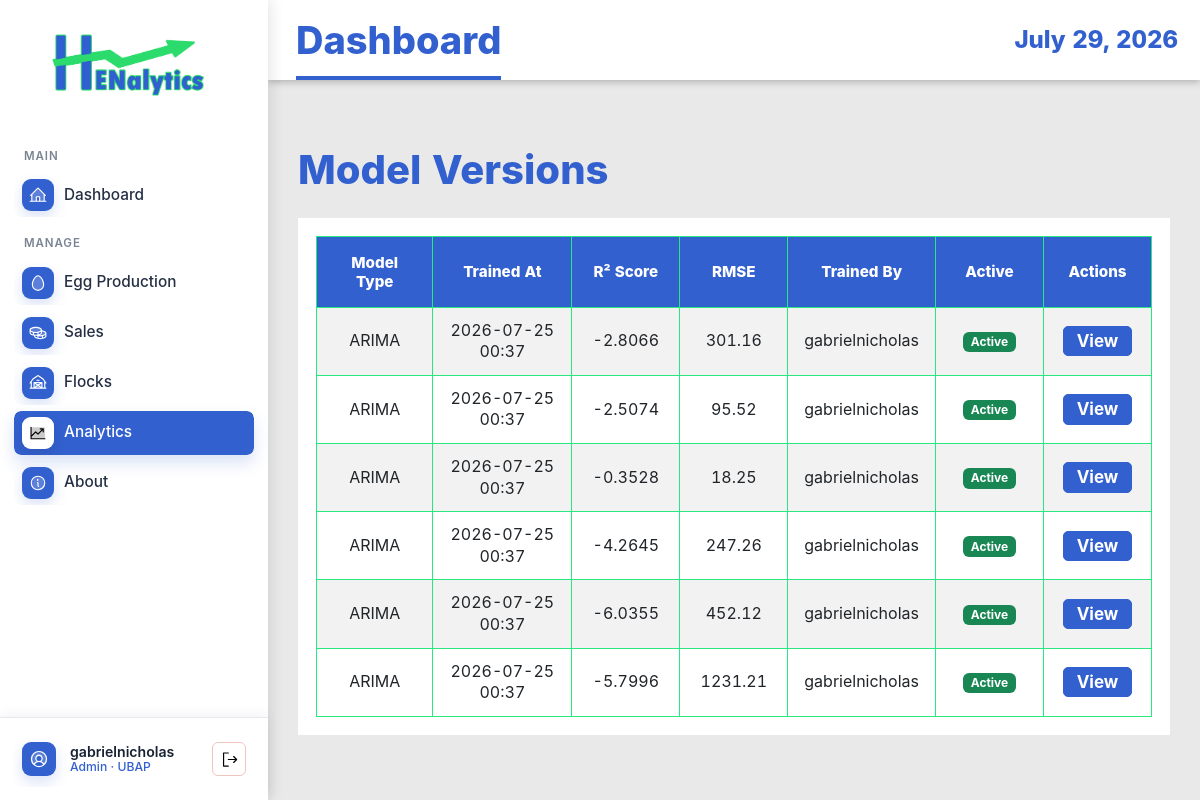
The app's page /model-versions/ (signed in), older data.
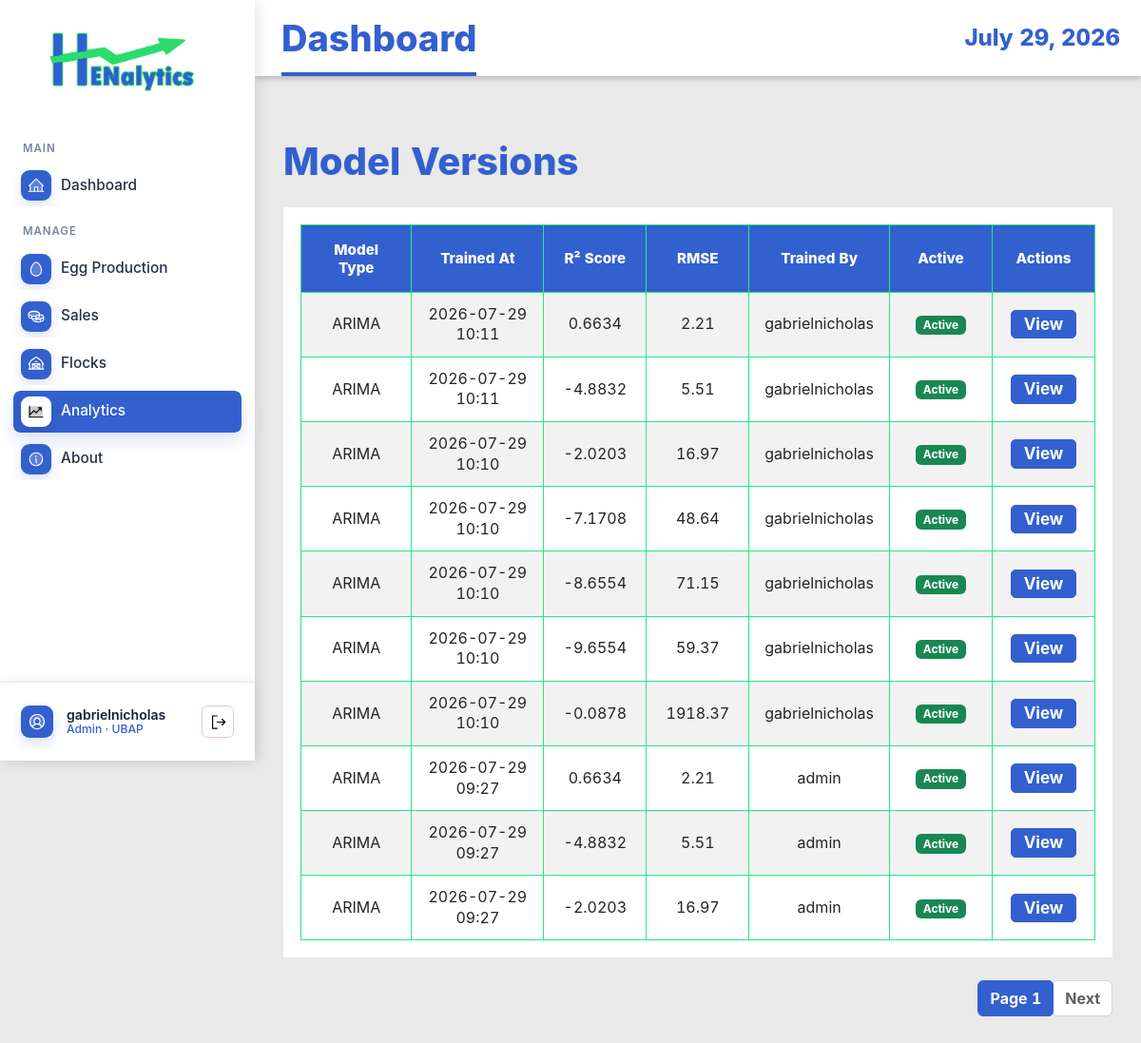
The same page, newer data.
### EggProduction/models.py (models this page shows, shortened)
class ModelVersion(models.Model):
    MODEL_TYPE_CHOICES = (
        ('arima', 'ARIMA'),
        ('mlr', 'Multiple Linear Regression'),
        ('hybrid', 'Hybrid Model'),
        ('lstm', 'LSTM Neural Network'),
    )
    model_type = models.CharField(max_length=20, choices=MODEL_TYPE_CHOICES)
    trained_at = models.DateTimeField(auto_now_add=True)
    triggered_by = models.ForeignKey(User, on_delete=models.SET_NULL, null=True)
    r2_score = models.DecimalField(max_digits=5, decimal_places=4, null=True, blank=True)
    rmse = models.DecimalField(max_digits=10, decimal_places=2, null=True, blank=True)
    aic_score = models.DecimalField(max_digits=15, decimal_places=2, null=True, blank=True)
    arima_order = models.CharField(max_length=20, null=True, blank=True, help_text="Format: (p,d,q)")
    pkl_path = models.CharField(max_length=255, null=True, blank=True)
    is_active = models.BooleanField(default=True)
    training_rows = models.IntegerField(null=True, blank=True)
    created_at = models.DateTimeField(auto_now_add=True)
    class Meta:
        ordering = ['-trained_at']
        verbose_name_plural = "Model Versions"

### EggProduction/views.py (the view)
# urls.py: path('model-versions/', views.ModelVersionListView.as_view(), name='model-version-list'),
class ModelVersionListView(ManagerAccessMixin, ListView):
    model = ModelVersion
    template_name = 'egg_production/model_version_list.html'
    context_object_name = 'models'
    paginate_by = 10
    ordering = ['-trained_at']

### EggProduction/views.py (called while the page is built)
    def test_func(self):
        user = self.request.user
        try:
            profile = UserProfile.objects.get(user=user)
            return profile.role in ['admin', 'manager']
        except UserProfile.DoesNotExist:
            return user.is_superuser

### EggProduction/templates/egg_production/model_version_list.html (shortened to what this page needs)
{% extends 'base.html' %}
{% load static %}
{% block content %}
<div class="container mt-4">
    <h1 class="mb-4">Model Versions</h1>
    {% if models %}
    <div class="table-responsive">
        <table class="table table-striped table-hover">
            <thead class="table-dark">
                <tr>
                    <th>Model Type</th>
                    <th>Trained At</th>
                    <th>R² Score</th>
                    <th>RMSE</th>
                    <th>Trained By</th>
                    <th>Active</th>
                    <th>Actions</th>
                </tr>
            </thead>
            <tbody>
                {% for model in models %}
                <tr>
                    <td>{{ model.get_model_type_display }}</td>
                    <td>{{ model.trained_at|date:"Y-m-d H:i" }}</td>
                    <td>{{ model.r2_score|default:"N/A" }}</td>
                    <td>{{ model.rmse|default:"N/A" }}</td>
                    <td>{{ model.triggered_by.get_full_name|default:model.triggered_by.username }}</td>
                    <td>
                        {% if model.is_active %}
                        <span class="badge bg-success">Active</span>
                        {% else %}
                        <span class="badge bg-secondary">Inactive</span>
                        {% endif %}
                    </td>
                    <td>
                        <a href="{% url 'eggproduction:model-version-detail' model.pk %}"
                            class="btn btn-sm btn-info">View</a>
                    </td>
                </tr>
                {% endfor %}
            </tbody>
        </table>
    </div>
    {% if is_paginated %}
    <nav aria-label="Page navigation">
        <ul class="pagination justify-content-center">
            <li class="page-item active"><a class="page-link" href="#">Page {{ page_obj.number }}</a></li>
            {% if page_obj.has_next %}
            <li class="page-item"><a class="page-link" href="?page={{ page_obj.next_page_number }}">Next</a></li>
            {% endif %}
        </ul>
    </nav>
    {% endif %}
    {% else %}
    <div class="alert alert-info">No models available.</div>
    {% endif %}
</div>
{% endblock %}

Row changes from the older to the newer data that the page shows:
no longer on this page (row unchanged): ModelVersion: model_type "ARIMA", trained_at "2026-07-25 00:37", r2_score "-2.8066", rmse "301.16", triggered_by.get_full_name "gabrielnicholas", is_active "Active"
no longer on this page (row unchanged): ModelVersion: model_type "ARIMA", trained_at "2026-07-25 00:37", r2_score "-2.5074", rmse "95.52", triggered_by.get_full_name "gabrielnicholas", is_active "Active"
no longer on this page (row unchanged): ModelVersion: model_type "ARIMA", trained_at "2026-07-25 00:37", r2_score "-0.3528", rmse "18.25", triggered_by.get_full_name "gabrielnicholas", is_active "Active"
no longer on this page (row unchanged): ModelVersion: model_type "ARIMA", trained_at "2026-07-25 00:37", r2_score "-4.2645", rmse "247.26", triggered_by.get_full_name "gabrielnicholas", is_active "Active"
no longer on this page (row unchanged): ModelVersion: model_type "ARIMA", trained_at "2026-07-25 00:37", r2_score "-6.0355", rmse "452.12", triggered_by.get_full_name "gabrielnicholas", is_active "Active"
no longer on this page (row unchanged): ModelVersion: model_type "ARIMA", trained_at "2026-07-25 00:37", r2_score "-5.7996", rmse "1231.21", triggered_by.get_full_name "gabrielnicholas", is_active "Active"
added ModelVersion: model_type "ARIMA", trained_at "2026-07-29 10:11", r2_score "0.6634", rmse "2.21", triggered_by.get_full_name "gabrielnicholas", is_active "Active"
added ModelVersion: model_type "ARIMA", trained_at "2026-07-29 10:11", r2_score "-4.8832", rmse "5.51", triggered_by.get_full_name "gabrielnicholas", is_active "Active"
added ModelVersion: model_type "ARIMA", trained_at "2026-07-29 10:10", r2_score "-2.0203", rmse "16.97", triggered_by.get_full_name "gabrielnicholas", is_active "Active"
added ModelVersion: model_type "ARIMA", trained_at "2026-07-29 10:10", r2_score "-7.1708", rmse "48.64", triggered_by.get_full_name "gabrielnicholas", is_active "Active"
added ModelVersion: model_type "ARIMA", trained_at "2026-07-29 10:10", r2_score "-8.6554", rmse "71.15", triggered_by.get_full_name "gabrielnicholas", is_active "Active"
added ModelVersion: model_type "ARIMA", trained_at "2026-07-29 10:10", r2_score "-9.6554", rmse "59.37", triggered_by.get_full_name "gabrielnicholas", is_active "Active"
added ModelVersion: model_type "ARIMA", trained_at "2026-07-29 10:10", r2_score "-0.0878", rmse "1918.37", triggered_by.get_full_name "gabrielnicholas", is_active "Active"
added ModelVersion: model_type "ARIMA", trained_at "2026-07-29 09:27", r2_score "0.6634", rmse "2.21", triggered_by.get_full_name "admin", is_active "Active"
added ModelVersion: model_type "ARIMA", trained_at "2026-07-29 09:27", r2_score "-4.8832", rmse "5.51", triggered_by.get_full_name "admin", is_active "Active"
added ModelVersion: model_type "ARIMA", trained_at "2026-07-29 09:27", r2_score "-2.0203", rmse "16.97", triggered_by.get_full_name "admin", is_active "Active"
Text that changed along with them:
{{ page_obj.number }}: (not shown) → "1"
text now shown: "Page Next"
